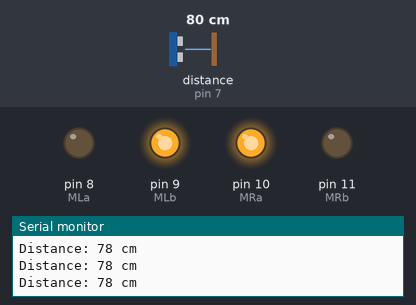
Simulated run of this sketch. Board: Arduino Uno, built with avr-gcc and run on an emulated ATmega328P. Shown: output pins drawn as LEDs (lit = HIGH), the last lines printed to the serial monitor. Wiring (inferred from the names in the program): ultrasonic range finder: trigger pin 6; echo pin 7. Dashed ring = blinking. The test bench sets the inputs (shaded band); at power-on: distance to the obstacle (sensor on pin 7) 80 cm. The echo pulse lasts 58.3 µs per cm; pins used as bus, display or sensor lines are not drawn.

Above: at 1.2 s.
1.3 s: distance to the obstacle (sensor on pin 7) set to 13 cm
2.8 s: distance to the obstacle (sensor on pin 7) set to 10 cm
At 4.1 s:
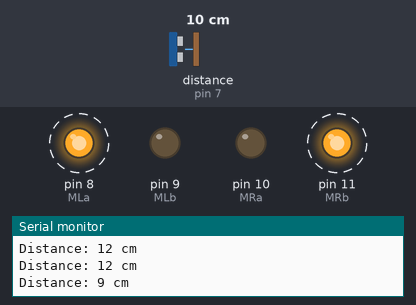
5.8 s: distance to the obstacle (sensor on pin 7) set to 18 cm
At 7.7 s:
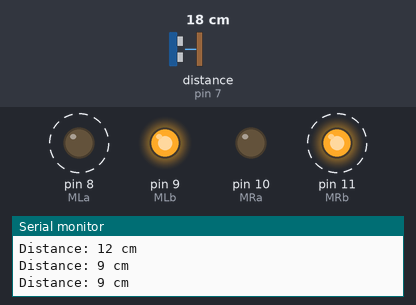
8.8 s: distance to the obstacle (sensor on pin 7) set to 2 cm
At 9.6 s:
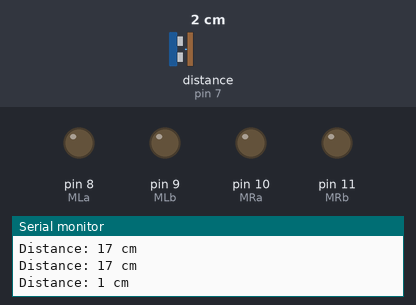
Timing chart, 0 to 12.8 s (numbered marks = the images above; inputs shaded):
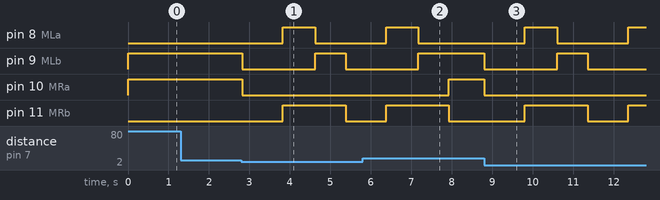

The sketch:

gradeobstacle_ultra.ino
```cpp
#define MLa 8      // left motor 1st pin
#define MLb 9      // left motor 2nd pin
#define MRa 10     // right motor 1st pin
#define MRb 11     // right motor 2nd pin

#define TRIG 6     // Ultrasonic trigger
#define ECHO 7     // Ultrasonic echo

void setup() {
  pinMode(MLa, OUTPUT);
  pinMode(MLb, OUTPUT);
  pinMode(MRa, OUTPUT);
  pinMode(MRb, OUTPUT);

  pinMode(TRIG, OUTPUT);
  pinMode(ECHO, INPUT);

  Serial.begin(9600);
}

long getDistance() {
  digitalWrite(TRIG, LOW);
  delayMicroseconds(2);
  digitalWrite(TRIG, HIGH);
  delayMicroseconds(10);
  digitalWrite(TRIG, LOW);

  long duration = pulseIn(ECHO, HIGH);
  return duration * 0.034 / 2;   // convert to cm
}

void loop() {

  long distance = getDistance();
  Serial.print("Distance: ");
  Serial.print(distance);
  Serial.println(" cm");

  // Obstacle very close
  if (distance <= 10) {
    // STOP
    digitalWrite(MLa, LOW);
    digitalWrite(MLb, LOW);
    digitalWrite(MRa, LOW);
    digitalWrite(MRb, LOW);
    delay(1000);

    // BACKWARD
    digitalWrite(MLa, HIGH);
    digitalWrite(MLb, LOW);
    digitalWrite(MRa, LOW);
    digitalWrite(MRb, HIGH);
    delay(800);

    // TURN RIGHT
    digitalWrite(MLa, LOW);
    digitalWrite(MLb, HIGH);
    digitalWrite(MRa, LOW);
    digitalWrite(MRb, HIGH);
    delay(700);
  }

  else {
    // MOVE FORWARD
    digitalWrite(MLa, LOW);
    digitalWrite(MLb, HIGH);
    digitalWrite(MRa, HIGH);
    digitalWrite(MRb, LOW);
  }

  delay(50);
}
```

Measured:
- the behaviour switches between 12 and 11 cm on distance to the obstacle (sensor on pin 7) (found by bisection; images 0 and 1)
- after the input at 2.8 s, pin 8 (MLa): LOW → HIGH after 1.0 s, → LOW 0.80 s later; pin 9 (MLb): HIGH → LOW at once, → HIGH 1.8 s later, → LOW 0.75 s later; pin 10 (MRa): HIGH → LOW at once; pin 11 (MRb): LOW → HIGH after 1.0 s, → LOW 1.6 s later
- after the input at 5.8 s, pin 9 (MLb): goes on until 7.2 s, then stays HIGH; pin 10 (MRa): LOW → HIGH after 2.1 s
- after the input at 8.8 s, pin 8 (MLa): LOW → HIGH after 1.0 s, → LOW 0.80 s later, → HIGH 1.8 s later; pin 9 (MLb): HIGH → LOW at once, → HIGH 1.8 s later, → LOW 0.75 s later; pin 10 (MRa): HIGH → LOW at once; pin 11 (MRb): LOW → HIGH after 1.0 s, → LOW 1.6 s later, → HIGH 1.0 s later
